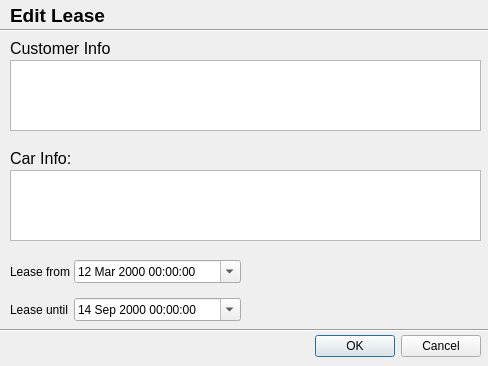
<?xml version="1.0" encoding="UTF-8"?>
<ui version="4.0">
 <class>EditLeaseDialog</class>
 <widget class="QDialog" name="EditLeaseDialog">
  <property name="geometry">
   <rect>
    <x>0</x>
    <y>0</y>
    <width>488</width>
    <height>366</height>
   </rect>
  </property>
  <property name="windowTitle">
   <string>Dialog</string>
  </property>
  <widget class="Line" name="TopLine">
   <property name="geometry">
    <rect>
     <x>0</x>
     <y>20</y>
     <width>491</width>
     <height>20</height>
    </rect>
   </property>
   <property name="orientation">
    <enum>Qt::Horizontal</enum>
   </property>
  </widget>
  <widget class="QLabel" name="TitleLabel">
   <property name="geometry">
    <rect>
     <x>10</x>
     <y>0</y>
     <width>101</width>
     <height>31</height>
    </rect>
   </property>
   <property name="font">
    <font>
     <pointsize>14</pointsize>
     <bold>true</bold>
    </font>
   </property>
   <property name="text">
    <string>Edit Lease</string>
   </property>
  </widget>
  <widget class="QDialogButtonBox" name="buttonBox">
   <property name="geometry">
    <rect>
     <x>310</x>
     <y>330</y>
     <width>171</width>
     <height>32</height>
    </rect>
   </property>
   <property name="orientation">
    <enum>Qt::Horizontal</enum>
   </property>
   <property name="standardButtons">
    <set>QDialogButtonBox::Cancel|QDialogButtonBox::Ok</set>
   </property>
  </widget>
  <widget class="QWidget" name="formLayoutWidget">
   <property name="geometry">
    <rect>
     <x>10</x>
     <y>260</y>
     <width>231</width>
     <height>61</height>
    </rect>
   </property>
   <layout class="QFormLayout" name="formLayout">
    <property name="horizontalSpacing">
     <number>4</number>
    </property>
    <property name="verticalSpacing">
     <number>15</number>
    </property>
    <item row="0" column="0">
     <widget class="QLabel" name="leaseFromLabel">
      <property name="text">
       <string>Lease from</string>
      </property>
     </widget>
    </item>
    <item row="0" column="1">
     <widget class="QDateTimeEdit" name="leaseFromDateTimeEdit">
      <property name="dateTime">
       <datetime>
        <hour>0</hour>
        <minute>0</minute>
        <second>0</second>
        <year>2000</year>
        <month>3</month>
        <day>12</day>
       </datetime>
      </property>
      <property name="minimumDateTime">
       <datetime>
        <hour>0</hour>
        <minute>0</minute>
        <second>0</second>
        <year>2000</year>
        <month>1</month>
        <day>14</day>
       </datetime>
      </property>
      <property name="calendarPopup">
       <bool>true</bool>
      </property>
     </widget>
    </item>
    <item row="1" column="0">
     <widget class="QLabel" name="leaseUntilLabel">
      <property name="text">
       <string>Lease until</string>
      </property>
     </widget>
    </item>
    <item row="1" column="1">
     <widget class="QDateTimeEdit" name="leaseUntilDateTimeEdit">
      <property name="minimumDateTime">
       <datetime>
        <hour>0</hour>
        <minute>0</minute>
        <second>0</second>
        <year>2000</year>
        <month>9</month>
        <day>14</day>
       </datetime>
      </property>
      <property name="calendarPopup">
       <bool>true</bool>
      </property>
     </widget>
    </item>
   </layout>
  </widget>
  <widget class="Line" name="BottomLine">
   <property name="geometry">
    <rect>
     <x>-10</x>
     <y>320</y>
     <width>511</width>
     <height>20</height>
    </rect>
   </property>
   <property name="orientation">
    <enum>Qt::Horizontal</enum>
   </property>
  </widget>
  <widget class="QLabel" name="CustomerInfoLabel">
   <property name="geometry">
    <rect>
     <x>10</x>
     <y>40</y>
     <width>101</width>
     <height>16</height>
    </rect>
   </property>
   <property name="font">
    <font>
     <pointsize>12</pointsize>
    </font>
   </property>
   <property name="text">
    <string>Customer Info:</string>
   </property>
  </widget>
  <widget class="QTableWidget" name="CustomerInfoTable">
   <property name="geometry">
    <rect>
     <x>10</x>
     <y>60</y>
     <width>471</width>
     <height>71</height>
    </rect>
   </property>
   <property name="editTriggers">
    <set>QAbstractItemView::NoEditTriggers</set>
   </property>
   <property name="selectionBehavior">
    <enum>QAbstractItemView::SelectRows</enum>
   </property>
  </widget>
  <widget class="QLabel" name="CarInfoLabel">
   <property name="geometry">
    <rect>
     <x>10</x>
     <y>150</y>
     <width>101</width>
     <height>16</height>
    </rect>
   </property>
   <property name="font">
    <font>
     <pointsize>12</pointsize>
    </font>
   </property>
   <property name="text">
    <string>Car Info:</string>
   </property>
  </widget>
  <widget class="QTableWidget" name="CarInfoTable">
   <property name="geometry">
    <rect>
     <x>10</x>
     <y>170</y>
     <width>471</width>
     <height>71</height>
    </rect>
   </property>
   <property name="editTriggers">
    <set>QAbstractItemView::NoEditTriggers</set>
   </property>
   <property name="selectionBehavior">
    <enum>QAbstractItemView::SelectRows</enum>
   </property>
  </widget>
 </widget>
 <resources/>
 <connections>
  <connection>
   <sender>buttonBox</sender>
   <signal>accepted()</signal>
   <receiver>EditLeaseDialog</receiver>
   <slot>accept()</slot>
   <hints>
    <hint type="sourcelabel">
     <x>305</x>
     <y>275</y>
    </hint>
    <hint type="destinationlabel">
     <x>199</x>
     <y>149</y>
    </hint>
   </hints>
  </connection>
  <connection>
   <sender>buttonBox</sender>
   <signal>rejected()</signal>
   <receiver>EditLeaseDialog</receiver>
   <slot>reject()</slot>
   <hints>
    <hint type="sourcelabel">
     <x>305</x>
     <y>275</y>
    </hint>
    <hint type="destinationlabel">
     <x>199</x>
     <y>149</y>
    </hint>
   </hints>
  </connection>
 </connections>
</ui>
